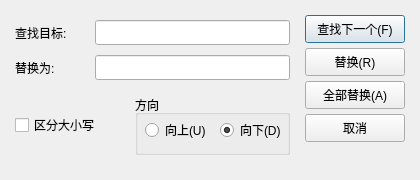
<?xml version="1.0" encoding="UTF-8"?>
<ui version="4.0">
 <class>ReplaceDialog</class>
 <widget class="QDialog" name="ReplaceDialog">
  <property name="geometry">
   <rect>
    <x>0</x>
    <y>0</y>
    <width>420</width>
    <height>180</height>
   </rect>
  </property>
  <property name="windowTitle">
   <string>替换</string>
  </property>
  <widget class="QLabel" name="label">
   <property name="geometry">
    <rect>
     <x>15</x>
     <y>20</y>
     <width>75</width>
     <height>25</height>
    </rect>
   </property>
   <property name="text">
    <string>查找目标:</string>
   </property>
  </widget>
  <widget class="QLineEdit" name="editFind">
   <property name="geometry">
    <rect>
     <x>95</x>
     <y>20</y>
     <width>195</width>
     <height>25</height>
    </rect>
   </property>
  </widget>
  <widget class="QLabel" name="label_2">
   <property name="geometry">
    <rect>
     <x>15</x>
     <y>55</y>
     <width>75</width>
     <height>25</height>
    </rect>
   </property>
   <property name="text">
    <string>替换为:</string>
   </property>
  </widget>
  <widget class="QLineEdit" name="editReplace">
   <property name="geometry">
    <rect>
     <x>95</x>
     <y>55</y>
     <width>195</width>
     <height>25</height>
    </rect>
   </property>
  </widget>
  <widget class="QPushButton" name="btnFindNext">
   <property name="geometry">
    <rect>
     <x>305</x>
     <y>15</y>
     <width>100</width>
     <height>28</height>
    </rect>
   </property>
   <property name="text">
    <string>查找下一个(F)</string>
   </property>
   <property name="default">
    <bool>true</bool>
   </property>
  </widget>
  <widget class="QPushButton" name="btnReplace">
   <property name="geometry">
    <rect>
     <x>305</x>
     <y>48</y>
     <width>100</width>
     <height>28</height>
    </rect>
   </property>
   <property name="text">
    <string>替换(R)</string>
   </property>
  </widget>
  <widget class="QPushButton" name="btnReplaceAll">
   <property name="geometry">
    <rect>
     <x>305</x>
     <y>81</y>
     <width>100</width>
     <height>28</height>
    </rect>
   </property>
   <property name="text">
    <string>全部替换(A)</string>
   </property>
  </widget>
  <widget class="QPushButton" name="btnCancel">
   <property name="geometry">
    <rect>
     <x>305</x>
     <y>114</y>
     <width>100</width>
     <height>28</height>
    </rect>
   </property>
   <property name="text">
    <string>取消</string>
   </property>
  </widget>
  <widget class="QCheckBox" name="cbCase">
   <property name="geometry">
    <rect>
     <x>15</x>
     <y>115</y>
     <width>95</width>
     <height>20</height>
    </rect>
   </property>
   <property name="text">
    <string>区分大小写</string>
   </property>
  </widget>
  <widget class="QGroupBox" name="groupBox">
   <property name="geometry">
    <rect>
     <x>135</x>
     <y>95</y>
     <width>155</width>
     <height>60</height>
    </rect>
   </property>
   <property name="title">
    <string>方向</string>
   </property>
   <widget class="QRadioButton" name="rbUp">
    <property name="geometry">
     <rect>
      <x>10</x>
      <y>25</y>
      <width>65</width>
      <height>20</height>
     </rect>
    </property>
    <property name="text">
     <string>向上(U)</string>
    </property>
   </widget>
   <widget class="QRadioButton" name="rbDown">
    <property name="geometry">
     <rect>
      <x>85</x>
      <y>25</y>
      <width>65</width>
      <height>20</height>
     </rect>
    </property>
    <property name="text">
     <string>向下(D)</string>
    </property>
    <property name="checked">
     <bool>true</bool>
    </property>
   </widget>
  </widget>
 </widget>
 <resources/>
 <connections/>
</ui>
